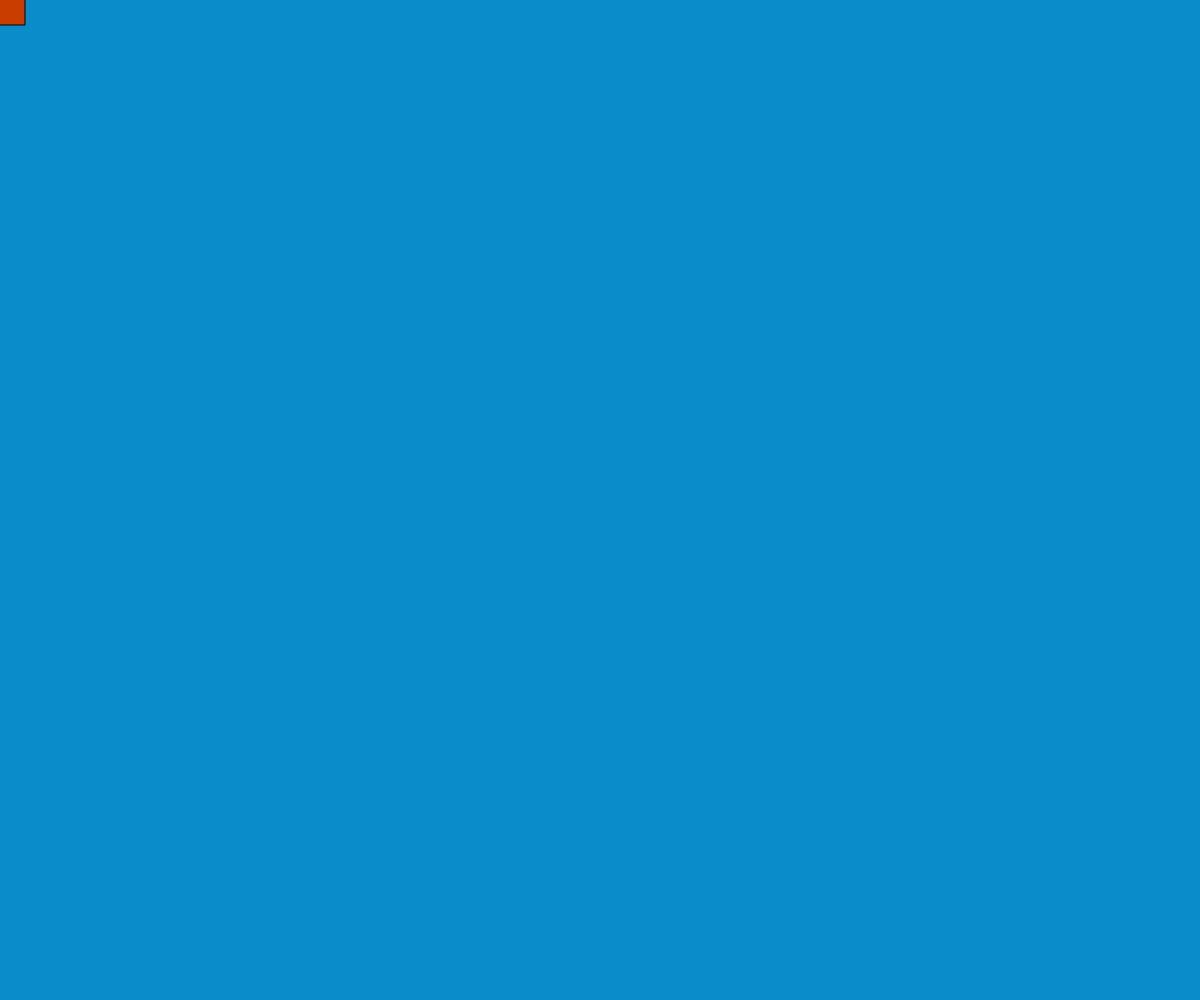
Frame 1 (no input)
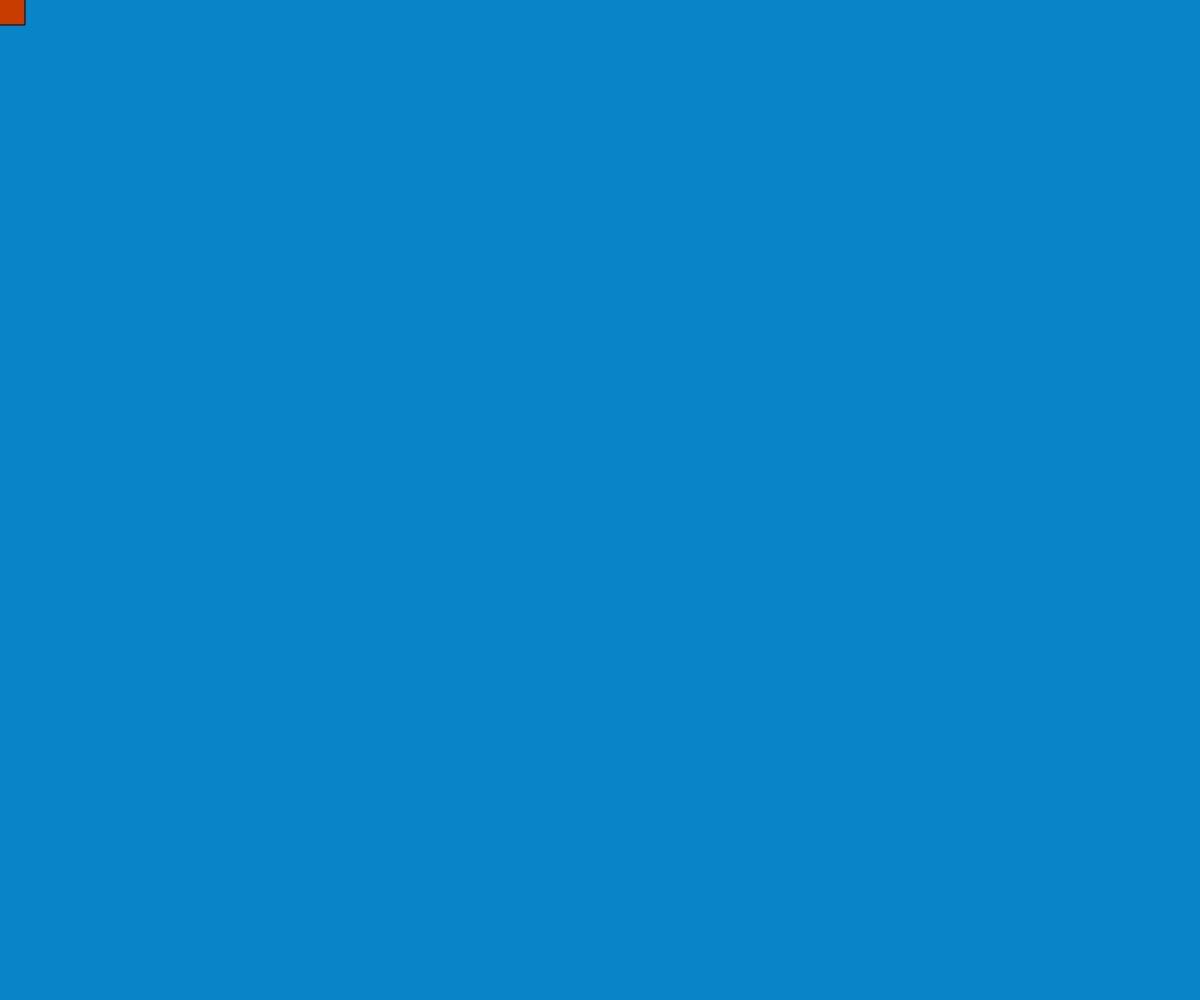
Frame 60 (no input)
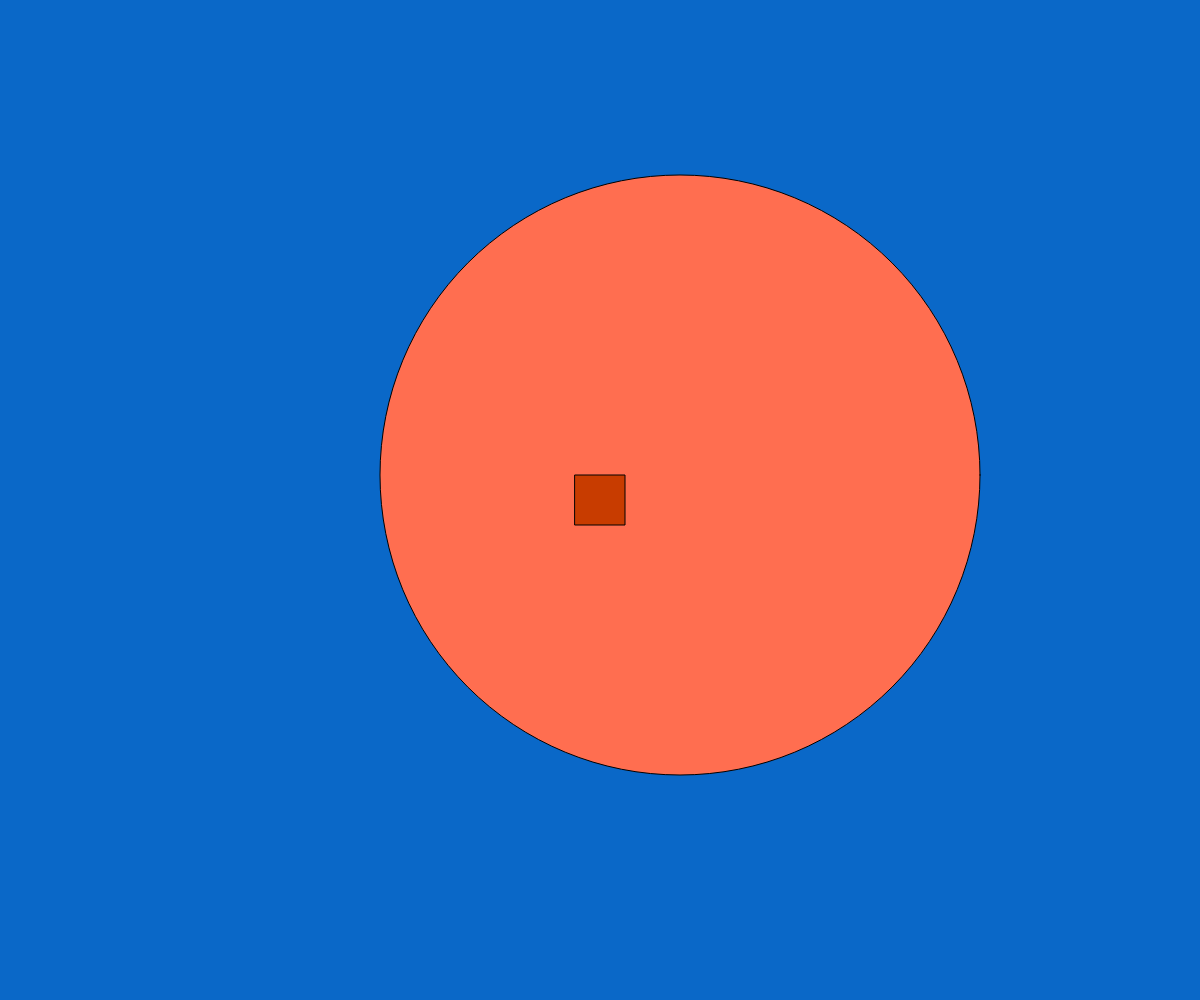
Frame 120 (the mouse pressed at the canvas centre since frame 60)

The p5.js sketch that drew these frames (run headless with seeded random() and noise() and a simulated clock; from frame 60 on, the mouse is pressed at the canvas centre):

// p5.js sketch
// ── sketch.js
function setup() {
  createCanvas(windowWidth, windowHeight);
  frameRate(60);
  background(0);
  rectMode(CENTER);
}

function draw() {
  background(10, random(160, 90), 200);
  fill(mouseY, 110, 80);
  circle(mouseX + 80, mouseY + -25, mouseX);
  fill(200, 60, 0);
  rect(mouseX, mouseY, 50, 50);
}
